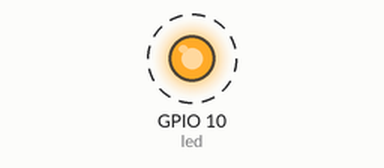
A program run on a simulated Seeed XIAO ESP32-C3. Parts: output pins drawn as LEDs (lit = HIGH). Dashed ring = blinking. WiFi joins after 1.5 s; servers stay silent unless stated; what the program prints to the serial monitor is not drawn.

Above: at 1.5 s.
Timing chart, 0 to 5.6 s (numbered marks = the images above):
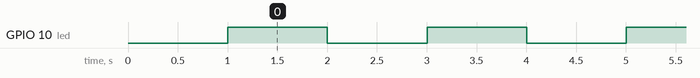

Measured:
- by itself, GPIO 10 (led): alternates HIGH for 1.0 s and LOW for 1.0 s

The program:

main.cpp
```cpp
#include <Arduino.h>
#include <WiFi.h> // Für ESP32, bei ESP8266: #include <ESP8266WiFi.h>

struct WifiCredential {
  const char* ssid;
  const char* password;
};

WifiCredential wifiCredentials[] = {
  {"Guest", "***!"},
  {"iPhuhn", "***"},
  {"Nest", "***"},
};

const int wifiCredentialsCount = sizeof(wifiCredentials) / sizeof(wifiCredentials[0]);

const int led = D10; // there is no LED_BUILTIN available for the XIAO ESP32C3.

int currentCredential = 0;
unsigned long lastReconnectAttempt = 0;
const unsigned long reconnectInterval = 12000; // ms

void connectToWiFi() {
  Serial.print("Verbinde mit SSID: ");
  Serial.println(wifiCredentials[currentCredential].ssid);
  WiFi.mode(WIFI_STA); // SETS TO STATION MODE!
  WiFi.begin(wifiCredentials[currentCredential].ssid, wifiCredentials[currentCredential].password);
}

void setup() {
  Serial.begin(115200);
  pinMode(led, OUTPUT);
  connectToWiFi();
  delay(1000);
}

void loop() {
  // LED blink
  digitalWrite(led, HIGH);
  delay(1000);
  digitalWrite(led, LOW);
  delay(1000);
  Serial.print(wifiCredentials[currentCredential].ssid);
  Serial.println(WiFi.status() == WL_CONNECTED ? " verbunden" : " nicht verbunden");

  Serial.print("IP is ");
  Serial.println(WiFi.localIP());

  // WiFi reconnect logic
  if (WiFi.status() != WL_CONNECTED) {
    unsigned long now = millis();
    if (now - lastReconnectAttempt > reconnectInterval) {
      lastReconnectAttempt = now;
      currentCredential = (currentCredential + 1) % wifiCredentialsCount;
      connectToWiFi();
    }
  }
}
```
